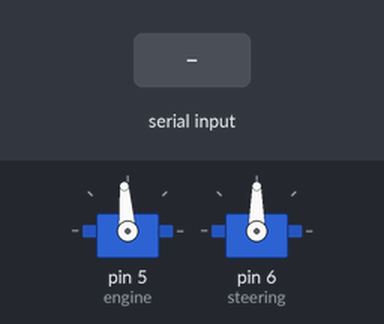
The sketch below on a simulated Arduino Uno, built with avr-gcc and run on an emulated ATmega328P. Shown: 2 × servo. The inputs (shaded band) are chosen by the test bench.

Above: at 3.2 s.
3.3 s: "90 45\n" received over Serial
At 3.7 s:
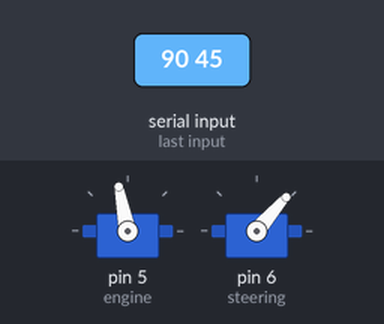
4.8 s: "30 150\n" received over Serial
At 6.1 s:
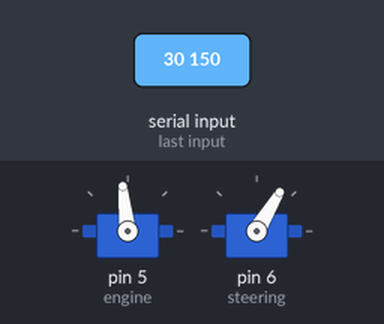
Timing chart, 0 to 7.8 s (numbered marks = the images above; inputs shaded):
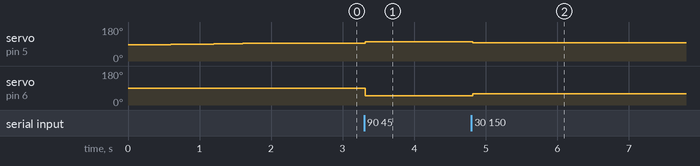

Measured:
- after the input at 3.3 s, servo on pin 5 (engine): 94° → 101° at once; servo on pin 6 (steering): 90° → 49° at once
- after the input at 4.8 s, servo on pin 5 (engine): 101° → 96° at once; servo on pin 6 (steering): 49° → 59° at once

The sketch:

RaceCarArd.ino
```cpp
#include "RaceCarArd.h"

RaceCarArd car;

bool flag =true;

void setup() {
  car.setup();
  Serial.begin(9600);
  Serial.flush();
}


void loop() {
  car.getDriveCommand();
  if (!Serial) {
    car.stop();
  }
}
```

RaceCarArd.h
```cpp
#include<Servo.h>


//#define DEBUG_MODE

//speed between -500 to 500
//min speed for forword 80
//angle between 50 to 140
String getValue(String data, char separator, int index)
{
    int found = 0;
    int strIndex[] = {0, -1};
    int maxIndex = data.length()-1;

    for(int i=0; i<=maxIndex && found<=index; i++){
        if(data.charAt(i)==separator || i==maxIndex){
            found++;
            strIndex[0] = strIndex[1]+1;
            strIndex[1] = (i == maxIndex) ? i+1 : i;
        }
    }

    return found>index ? data.substring(strIndex[0], strIndex[1]) : "";
};

class RaceCarArd {
	static constexpr int TOP_SPEED = 30;
	static constexpr int MIN_ANGLE = 65;
	static constexpr int MAX_ANGLE = 125;
	static constexpr int NUTRALE_SPEED_IN_MILI = 1500;
	static constexpr int ZERO_ANGLE_IN_MILI = 1000;
	static constexpr int STRIGHT_ANGLE = 1500;
	static constexpr int NUTRALE_SPEED = 90;
	static constexpr int COMMAND_DELAY = 0;

	String command;
	char input;
	int speed;
	int angle;
	Servo engine;
	Servo steering;

	public:


	RaceCarArd():speed(0),angle(STRIGHT_ANGLE){}

	//attach PWM's and arm engine. engine(5),steering(6)
	void setup(){
		engine.attach(5);
		steering.attach(6);
		for(int i=85;i<95;i++)
		{
			engine.write(i);
			delay(200);
		}
	}
	/**
	*sends command to motor and to steering to drive and speed and angle set in class
	*/
	void drive(){
		engine.writeMicroseconds(NUTRALE_SPEED_IN_MILI + speed);
		steering.writeMicroseconds(ZERO_ANGLE_IN_MILI  + angle);
		//delay(10);
	}
	/**
	* stops car and set wheels to 90 degree angle
	*/
    void stop(){
     speed = 0;
     angle = 500;
     drive();
  }
	/**
	*when changing from forewords to revers this function needs to be called
	*before changing speed use this function
	*/
	void neutral() {
    engine.write(NUTRALE_SPEED);
    delay(300);

		for(int i=91;i<95;i++)
		{
			engine.write(i);
			delay(15);
		}
		speed = 0;
	}

	/**
	*waits for command to be writing ti Serial
	* command structure "<speed> <angle>"
	* example "10 90"
	*/
	void getDriveCommand() {
		String speed_string;
		String angle_string;

		//this line make this a blocking function
		while (!Serial.available()) {};

		//get speed
		while (Serial.available()) {
			char c = Serial.read();  		//gets one byte from serial buffer
			if(c== '\n' ){           		//to know if this is end of former cmd
				return;
			}
			speed_string += c; 				//makes the String speed_string
			delay(2);  						//slow looping to allow buffer to fill with next character
			if(c == ' ') break; 			// go to get angle
		}
		//get angle
		while (Serial.available()) {
			char c = Serial.read();
			angle_string += c;
			delay(2);
		}
		if (speed_string.length() > 0 && angle_string.length()) {
			//if here we have a valid request
			int wanted_speed= speed_string.toInt();
			int wanted_angle= angle_string.toInt();

			//if we need to put in reverse
			if(speed >= 0 && wanted_speed < 0 )
			{
				neutral();
			}
			speed=wanted_speed;
			angle=wanted_angle;
		}
		speed_string = "";
		angle_string = "";
		drive();
	}

};
```
